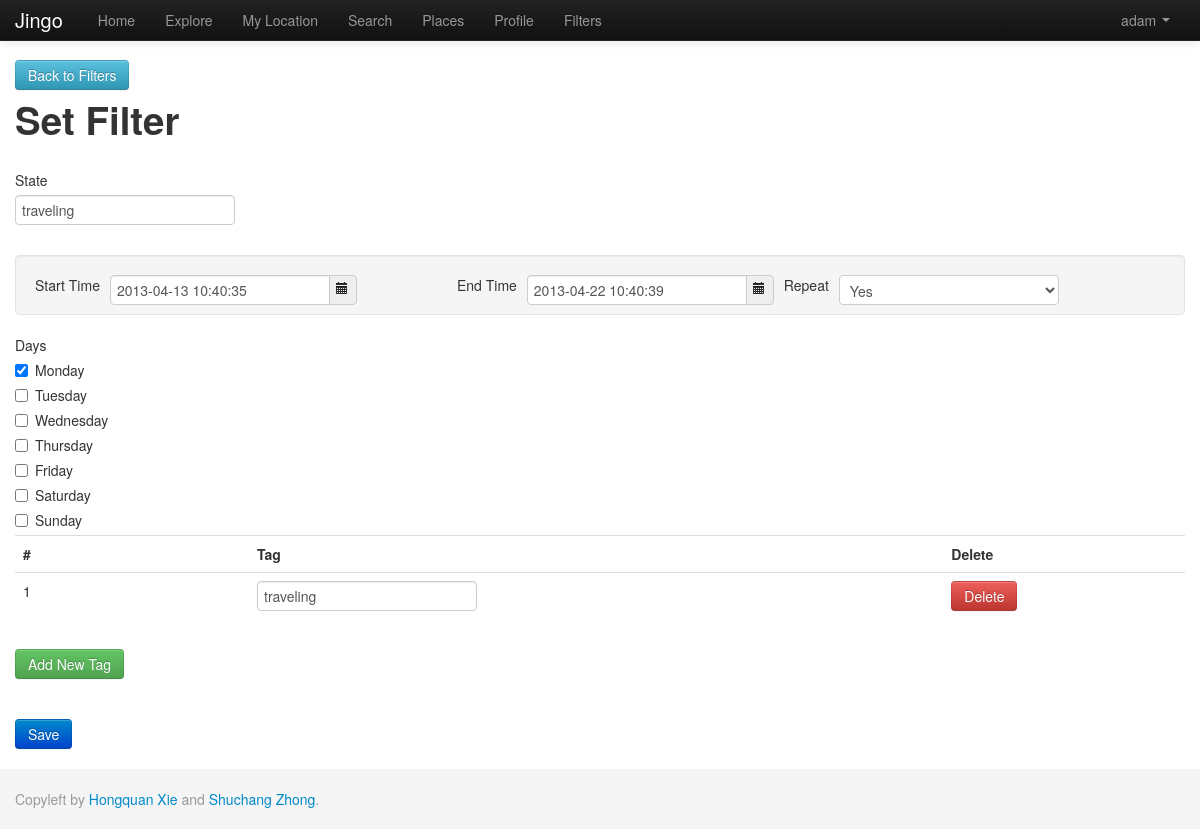
Before: /index.php/filter?fid=1 (signed in) with the older database file.
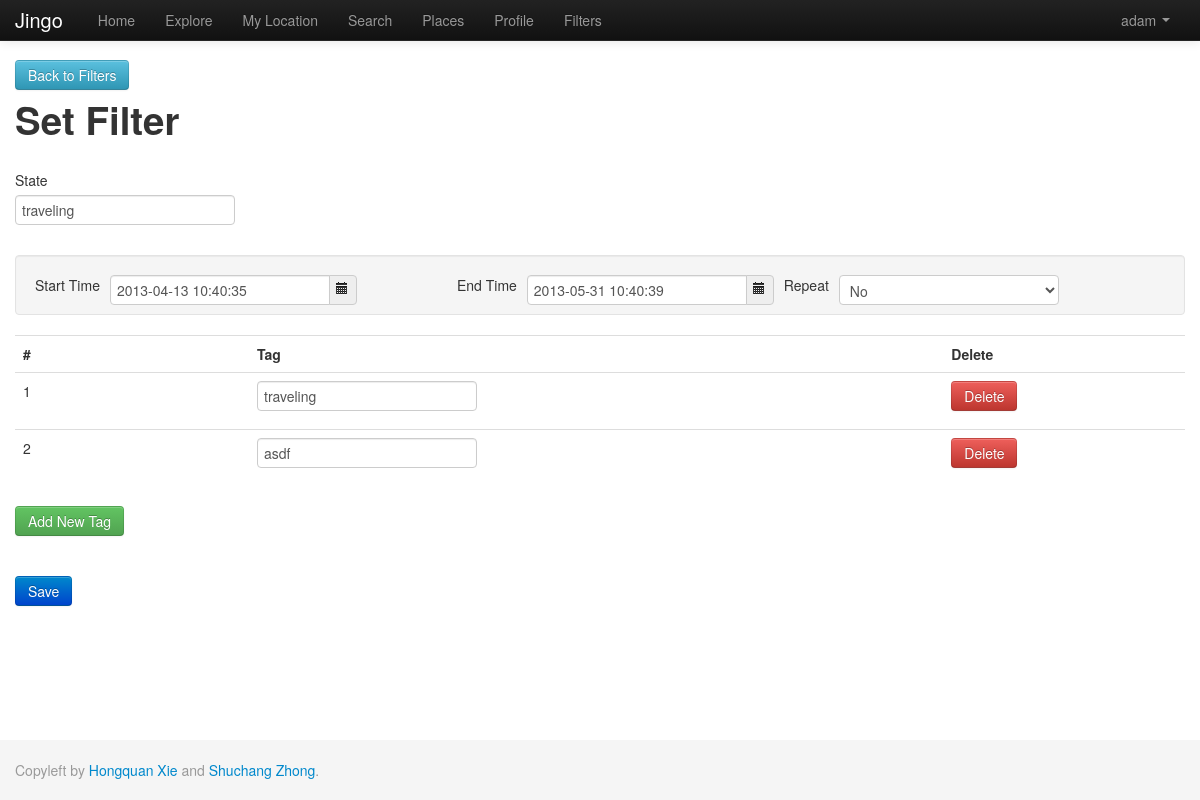
After: the same page with the newer database file.
### tables this page shows
CREATE TABLE IF NOT EXISTS `filter` (
  `fid` int(11) NOT NULL AUTO_INCREMENT,
  `uid` int(11) NOT NULL,
  `state` varchar(64) NOT NULL,
  `tags` varchar(64) NOT NULL,
  `s_from` datetime DEFAULT '0000-00-00 00:00:00',
  `s_to` datetime DEFAULT '0000-00-00 00:00:00',
  `repeat_flag` tinyint(1) DEFAULT '0',
  `sunday` tinyint(1) DEFAULT '0',
  `monday` tinyint(1) DEFAULT '0',
  `tuesday` tinyint(1) DEFAULT '0',
  `wednesday` tinyint(1) DEFAULT '0',
  `thursday` tinyint(1) DEFAULT '0',
  `friday` tinyint(1) DEFAULT '0',
  `saturday` tinyint(1) DEFAULT '0',
  `dt_inserted` datetime NOT NULL,
  `dt_edited` timestamp NOT NULL DEFAULT CURRENT_TIMESTAMP,
  `active` tinyint(1) NOT NULL DEFAULT '1',
  PRIMARY KEY (`fid`)
);

### application/controllers/home.php (called while the page is built, shortened)
<?php
class Home extends CI_Controller{
    public function __construct(){
        $this->load->helper('view_helper');
        $this->load->view('header');
    }
  public function filter(){
        $filter_id = $this->input->get('fid');
        $filter = array();
        $tags = '{}';
        if($filter_id){
            $this->load->model('Filter');
            $this->Filter->fid = $filter_id;
            $filter = current($this->Filter->get());
            $tags = $filter['tags'];
        }
        $data['tags'] = json_decode($tags, true);
        $data['filter'] = $filter;
		$this->load->view('filter',$data);
        $this->load->view('footer');
    }
}
?>

### index.php (called while the page is built, shortened)
<?php
require_once BASEPATH.'core/CodeIgniter.php';

### application/models/filter.php (called while the page is built, shortened)
<?php
class Filter extends CI_Model {
    function get($params=null){
		$this->db->select('*');
		$this->db->from('filter');
		$where = ' 1=1 ';
		if(isset($this->fid)){
			$where .= ' AND filter.fid = '.$this->fid;
		}
		if($params){
			$params['filter.active']=1;
			$this->db->where($params);
		}else
			$this->db->where($where, null, false);
		$query = $this->db->get();
        return $query->result_array();
    }
}

### application/views/filter.php (the view, shortened to what this page needs)
<a class="btn btn-info" href="/trunk/index.php/filters">Back to Filters</a>
<h1>Set Filter</h1>
<form id="filter" action="/trunk/index.php/home/save_filter" method="post">
<div>
<br>
	<fieldset>
		<div>
			<label>State</label>
			<input type="text" name="state" value="<?php  if($filter) echo $filter['state'];?>" />
		</div>
	</fieldset>
<br>
	<fieldset>
		<div class="well">
			<label class="control-label" for="starttime" style="float: left;   margin-right: 10px;">Start Time</label>
			<div id="datetimepicker1" class="input-append date" style="float: left;    margin-right: 100px;">
				<input data-format="yyyy-MM-dd hh:mm:ss" name="s_from" type="text" id="s_from" value="<?php  if($filter)  echo $filter['s_from'];?>"></input>
				<span class="add-on">
					<i data-time-icon="icon-time" data-date-icon="icon-calendar"></i>
				</span>
			</div>
			<label class="control-label" for="endtime" style="float: left;   margin-right: 10px;">End Time</label>
			<div id="datetimepicker2" class="input-append date" style="float:left; margin-right:10px">
				<input data-format="yyyy-MM-dd hh:mm:ss" name="s_to" type="text" id="s_to" value="<?php  if($filter)  echo $filter['s_to'];?>" >
				<span class="add-on">
					<i data-time-icon="icon-time" data-date-icon="icon-calendar"></i>
				</span>
			</div>
		<div class="control-group" style="float:left; width:25%">
			<label class="control-label" for="inputRepeat" style="float:left;margin-right:10px">Repeat</label>
			<div class="controls" style="float:left;">
				<select id="repeat_flag" name="repeat_flag" onchange="show_week_days()" style="">
					<option <?php if($filter && $filter['repeat_flag']=='1'){echo "selected";}?> value="1" onclick="">Yes</option>
					<option <?php if(!$filter || $filter['repeat_flag']=='0'){echo "selected";}?> value="0" onclick="">No</option>
				</select>
			</div>
		</div>
		</div>
			<div id="week_days" class="<?php if(!$filter || $filter['repeat_flag']=='0') {echo 'none';}?> " style="float:left; width:25%">
					<label class="control-label" for="">Days</label>
					<label class="checkbox">
						<input type="checkbox" value="1" name="monday" <?php if($filter&&$filter['monday']) echo 'checked="checked"'; ?> >Monday
					</label>
					<label class="checkbox">
						<input type="checkbox" value="1" name="tuesday" <?php if($filter&&$filter['tuesday']) echo 'checked="checked"'; ?>>Tuesday
					</label>
					<label class="checkbox">
						<input type="checkbox" value="1" name="wednesday" <?php if($filter&&$filter['wednesday']) echo 'checked="checked"'; ?>>Wednesday
					</label>
					<label class="checkbox">
						<input type="checkbox" value="1" name="thursday" <?php if($filter&&$filter['thursday']) echo 'checked="checked"'; ?>>Thursday
					</label>
					<label class="checkbox">
						<input type="checkbox" value="1" name="friday" <?php if($filter&&$filter['friday']) echo 'checked="checked"'; ?>>Friday
					</label>
					<label class="checkbox">
						<input type="checkbox" value="1" name="saturday" <?php if($filter&&$filter['saturday']) echo 'checked="checked"'; ?>>Saturday
					</label>
					<label class="checkbox">
						<input type="checkbox" value="1" name="sunday" <?php if($filter&&$filter['sunday']) echo 'checked="checked"'; ?>>Sunday
					</label>
				</div>
	</fieldset>
	<filedset>
		<table class="table">
			<tbody>
			<th>#</th>
			<th>Tag</th>
			<th>Delete</th>
			<?php if($tags){foreach($tags as $k=>$tag){?>
				<tr>
					<td class="row_count" style="width:20%"><?php echo $k+1;?></td>
					<td><input class="tag" type="text" name="tags[]" value="<?php echo $tag;?>" ></td>
					<td><div class="btn btn-danger" onclick="deleteTag(this)">Delete</div></td>
				</tr>
			<?php }}?>
			</tbody>
		</table>
	<div class="btn btn-success" onclick="addNewTag()">Add New Tag</div>
	<br></br><br>
	<div style="float:none; width:25%">
		<button type="submit" class="btn btn-primary">Save</button>
	</div>
</div>
</form>

### application/views/header.php (shortened to what this page needs)
<!DOCTYPE html>
<html>
  <head>
  <?php
  echo "<link href=".BASE_URI."assets/css/bootstrap.css rel='stylesheet' media='screen'>";
  echo "<link href=".BASE_URI."assets/css/bootstrap-responsive.css rel='stylesheet' media='screen'>";
  echo "<link href=".BASE_URI."assets/css/bootstrap-datetimepicker.min.css rel='stylesheet' media='screen'>";
  echo "<link href=".BASE_URI."assets/css/jquery-ui-1.10.3.custom.min.css rel='stylesheet' media='screen'>";
 ?>
  </head>
  <body>
  <div id="wrap">
  <div class="navbar navbar-inverse navbar-fixed-top">
        <div class="navbar-inner">
          <div class="container">
            <a class="brand" href="">Jingo</a>
            <div class="nav-collapse collapse">
              <ul class="nav">
                <li><a href="/trunk/index.php/home">Home</a></li>
              	<li><a href="/trunk/index.php/explore">Explore</a></li>
                <li><a href="/trunk/index.php/fakeloc">My Location</a></li>
            	<li><a href="/trunk/index.php/search">Search</a></li>
                <li><a href="/trunk/index.php/places">Places</a></li>
                <?php if($_SESSION){ ?>
                <li><a href="/trunk/index.php/user?uid=
					<?php
					echo  $_SESSION['user']['uid'];
					?>
					">Profile</a></li>
                <li><a href="/trunk/index.php/filters">Filters</a></li>
                <?php } ?>
              </ul>
        <ul class="nav pull-right">
          <?php if (!$_SESSION) { ?>
          <li><a href="/trunk/index.php/login" class ="pull-right"> Sign In </a><li>
          <li><a href="/trunk/index.php/signup" class ="pull-right">JOIN US!</a><li>
          <?php } else { ?>
            <li class="dropdown">
          <a href="" class="dropdown-toggle" data-toggle="dropdown">
                  <?php echo $_SESSION['user']['uname'];?>
                  <b class="caret"></b>
             </a>
          </li>
            <?php } ?>
        </ul>
            </div>
          </div>
        </div>
      </div>
  <div class="container">

### application/views/footer.php
	</div>
	<div id="push"></div>
	    </div>
	<div id="footer">
	      <div class="container">
	        <p class="muted credit">Copyleft by <a href="#">Hongquan Xie</a> and <a href="#">Shuchang Zhong</a>.</p>
	      </div>
	    </div>
  </body>
</html>

Changed rows visible on the page:
changed filter "traveling": s_to "2013-04-22 10:40:39" → "2013-05-31 10:40:39"; repeat_flag "Yes" → "No"; monday "☑" → (not shown); tuesday "☐" → (not shown); wednesday "☐" → (not shown); thursday "☐" → (not shown); friday "☐" → (not shown); saturday "☐" → (not shown); sunday "☐" → (not shown)
Other visible differences:
new list line: "2 asdf Delete"
text no longer shown: "Days Monday Tuesday Wednesday Thursday Friday Saturday Sunday"
